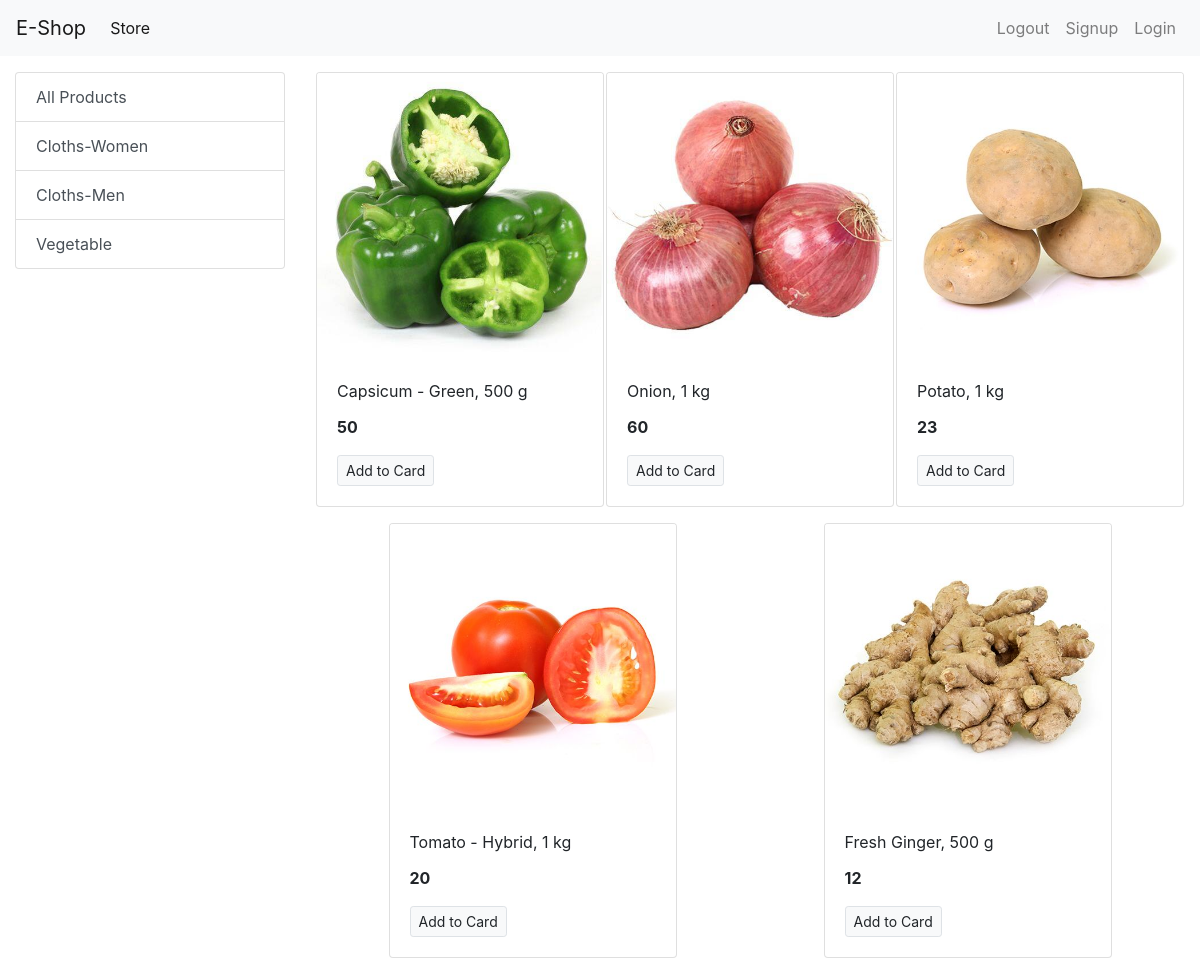
Screenshot of /?category=3 with the database file from the repository.
### store/models/category.py (models this page shows, shortened)
class Category(models.Model):
    name = models.CharField(max_length=20)
    @staticmethod
    def get_all_categories():
        return Category.objects.all()

### store/models/product.py (models this page shows, shortened)
class Product(models.Model):
    name = models.CharField(max_length=50)
    price = models.IntegerField(default=50)
    category = models.ForeignKey(Category, on_delete=models.CASCADE, default=1)
    description = models.CharField(max_length=200, default='', null=True, blank=True)
    image = models.ImageField(upload_to='uploads/products/')
    @staticmethod
    def get_all_products_by_categoryid(category_id):
        if category_id:
            return Product.objects.filter(category = category_id)
        else:
            return Product.get_all_products()

### store/views.py (the view)
# urls.py: path('', index, name='homepage'),
def index(request):
    products = None
    categories = Category.get_all_categories()
    categoryID = request.GET.get('category')
    if categoryID:
        products = Product.get_all_products_by_categoryid(categoryID)
    else:
        products = Product.get_all_products()
    data = {}
    data['products'] = products
    data['categories'] = categories
    return render(request, 'index.html', data)

### store/templates/index.html
{% extends 'base.html' %}
{% block content %}
<div class="container-fluid mt-3">
<div class="row">
  <div class = "col-lg-3 max-auto">
    <div class="list-group">
      <a href="/" class="list-group-item list-group-item-action  "> All Products</a>
      {% for category in categories %}
      <a href="/?category={{category.id}}" class="list-group-item list-group-item-action  ">{{category.name}}</a>
      {% endfor %}
    </div>
  </div>
  <div id = "products" class="col-lg-9 mx-auto">
    <div class="row mx-auto">
      {% for product in products %}
      <div class="card mx-auto mb-3" style="width: 18rem;">
        <img src="{{product.image.url}}" class="card-img-top" alt="Card image cap">
        <div class="card-body">
          <p class="card-title">{{product.name}}</p>
          <p class="card-text"><b>{{product.price}}</b></p>
          <a href="#" class="btn btn-light border btn-sm">Add to Card</a>
        </div>
      </div>
      {% endfor %}
    </div>
  </div>
</div>
</div>
{% endblock %}

### rows the page displays
Category: name "Cloths-Women"
Category: name "Cloths-Men"
Category: name "Vegetable"
Product: image (picture), name "Capsicum - Green, 500 g", price "50"
Product: image (picture), name "Onion, 1 kg", price "60"
Product: image (picture), name "Potato, 1 kg", price "23"
Product: image (picture), name "Tomato - Hybrid, 1 kg", price "20"
Product: image (picture), name "Fresh Ginger, 500 g", price "12"
